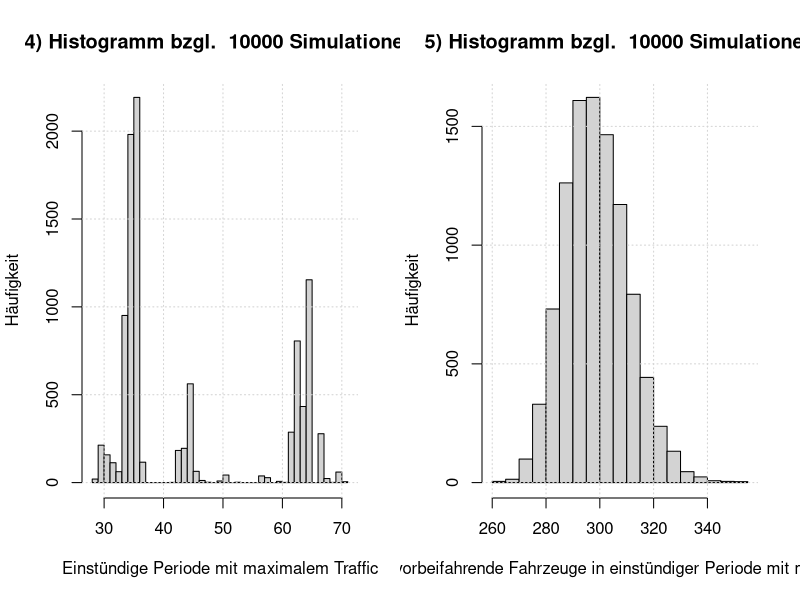
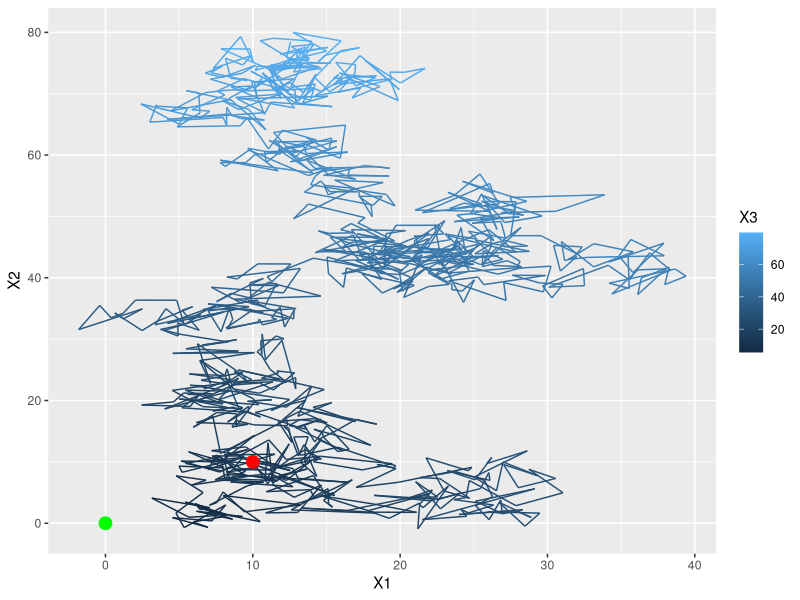
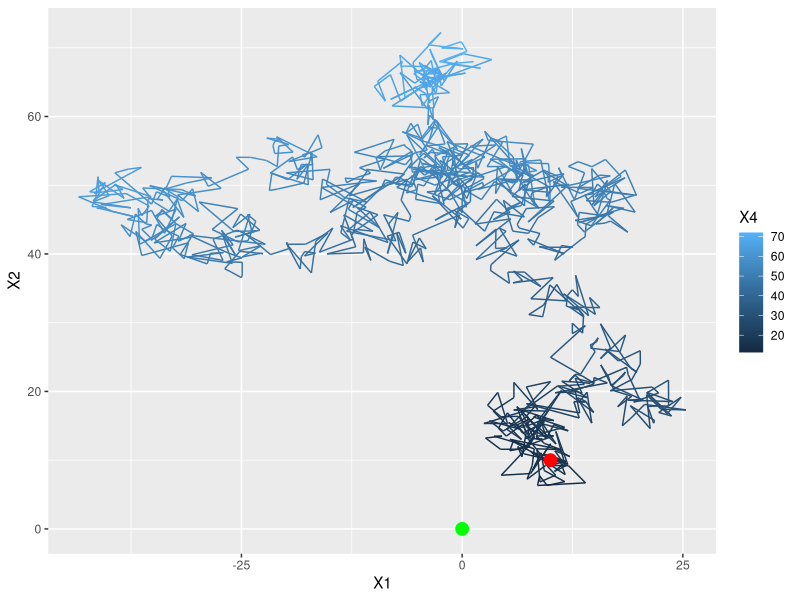

The R script that drew these images, in order: (Note: a time limit stopped this script after it produced the figures.)
## ---- chunk 1
# Load libraries
library('ggplot2')
library(xtable)
## ---- chunk 2
# Read transition matrix
P <- as.matrix(read.csv("data/lungcancer.csv"))
nStates <- dim(P)[1]

# Sanity check
apply(P, 1, sum)
## ---- chunk 3
# Method 1

fnMCMeanSteps1 <- function(x, mu, P, tailProb = 10^-3){
  # This function computes the mean number of steps needed to reach state x for
  # a Markov chain defined with initial distribution mu and transition matrix P.
  # 
  # Args:
  #   x:        Target state
  #   mu:       Initial distribution
  #   P:        Transition matrix
  #   tailProb: Tail probability to control approximation
  #   
  # Returns:
  #   Expected number of steps to reach state x for the first time
  
  # Step 0
  cumProbs <- mu[x]
  mean <- mu[x] * 0  # symbolic initialization
  
  # Step 1
  tempProb <- sum(mu[-x] * P[-x, x])
  cumProbs <- cumProbs + tempProb
  mean <- mean + tempProb * 1
  
  # Further steps
  PTilde <- diag(length(mu) - 1)  # initialize PTilde
  k <- 2
  
  while (1-cumProbs >= tailProb) {
    PTilde <- PTilde %*% P[-x, -x]  # Update PTilde
    tempProb <- mu[-x] %*% PTilde %*% P[-x, x]  # Get prob. of hitting time k
    cumProbs <- cumProbs + tempProb  # cumulate probability mass
    mean <- mean + tempProb * k  # update mean
    k <- k+1
  }
  
  # Return mean
  return(as.double(mean))
}
## ---- chunk 4
# Method 2

fnMCMeanSteps2 <- function(x, mu, P, T = 1000){
  # This function computes the mean number of steps needed to reach state x for
  # a Markov chain defined with initial distribution mu and transition matrix P.
  # This method approximates the mean using 10'000 Markov chain simulations with
  # a maximum of T steps per simulation.
  # 
  # Args:
  #   x:  Target state
  #   mu: Initial distribution
  #   P:  Transition matrix
  #   T:  Maximum length of Markov chain
  #   
  # Returns:
  #   Expected number of steps to reach state x for the first time
  
  # Number of states and simulations
  nStates <- length(mu)
  nSim <- 10^4
  
  # Initialize vector to hold number of steps taken to reach state x for the
  # first time for each simulated markov chain
  vSteps <- vector(mode = "integer", length = nSim)
  
  # Start simulation of nSim markov chains with a maximum number of T steps
  for (n in 1:nSim){
    # Sample first state
    state <- sample(1:nStates, 1, prob = mu)
    
    for (t in 2:T+1){
      if (state == x){
        # break if state is x
        vSteps[n] <- t-1  # store number of steps
        break
      } else if (t == T+1) {
        # catch if state x has not been reached in T steps with NA
        vSteps[n] <- NA
        break
      }
      
      # sample next state depending on current state
      state <- sample(1:nStates, 1, prob = P[state, ])
    }
  }

  # Return mean
  return(mean(vSteps, na.rm = TRUE))
}
## ---- chunk 5
# Define initial distribution (always begin in state 23 (Lung))
mu <- rep(0, nStates)
mu[23] <- 1

# Expected number of steps to reach certain positions (Bladder, Brain, Heart)
 
# Method 1
startTime <- Sys.time()
meanStepsBladder1 <- fnMCMeanSteps1(5, mu, P, tailProb = 10^-5)
meanStepsBrain1 <- fnMCMeanSteps1(7, mu, P, tailProb = 10^-5)
meanStepsHeart1 <- fnMCMeanSteps1(17, mu, P, tailProb = 10^-5)
endTime  <- Sys.time()
timeMethod1 <- endTime - startTime

# Method 2
set.seed(42)
startTime <- Sys.time()
meanStepsBladder2 <- fnMCMeanSteps2(5, mu, P, T = 10000)
meanStepsBrain2 <- fnMCMeanSteps2(7, mu, P, T = 10000)
meanStepsHeart2 <- fnMCMeanSteps2(17, mu, P, T = 10000)
endTime  <- Sys.time()
timeMethod2 <- endTime - startTime
## ---- chunk 6
print(xtable(matrix(c(meanStepsBladder1, meanStepsBrain1, meanStepsHeart1,
                      meanStepsBladder2, meanStepsBrain2, meanStepsHeart2),
                    ncol = 2, dimnames = list(
                      c("Bladder", "Brain", "Heart"),
                      c("Method 1", "Method 2"))
                    ),
             caption = "Expected number of steps to reach position in body."),
      comment = FALSE)
## ---- chunk 7
N <- as.matrix(read.csv("data/traffic.csv", header = TRUE))

# Get vector of 96 data points
Nt <- as.vector(t(N[,2:5]))

# Calculate lambda tilde and lambda as function of t
lambdaTildeT <- Nt
lambdaT <- 1.2 * lambdaTildeT
## ---- chunk 8
fnSimulatePoisson <- function(lambda, n) {
  # This function simulates poisson values based on vector of parameters lambda
  # 
  # Args:
  #   lambda:   Vector of parameters for poisson distribution
  #   n:        Number of simulations
  #   
  # Returns:
  #   Simulated vectors as matrix, where every row is a simulation of one day
  #   therefore the matrix as n rows.
  
  # Get random poisson distributed values for n days
  vSimulated <- rpois(length(lambda)*n, lambda)
  
  # Split data into matrix of form: mSplitted[day, quarter-hour]
  # where day goes from 1 to n and quater-hour from 1 to 96
  mSplitted <- t(matrix(vSimulated, nrow=length(lambda), ncol=n))
  
  return(mSplitted)
}

# Define number of simulations
nSimulations = 10000

# Run poisson simulation, based on parameter values from traffic.csv
mSimulation <- fnSimulatePoisson(lambdaT, nSimulations)
## ---- chunk 9
## Task 1
meanCarsPerDay <- mean(rowSums(mSimulation))

## Task 2
thousandsCar <- NULL
for(i in 1:nSimulations) {
  # Calculate cumulative sums per day (per simulation)
  cumsumDay <- cumsum(mSimulation[i,])
  
  # It's not clear if floor should ne applies only for mean, or also here
  # However, in the end the results seems to be the same
  thousandsCar[i] <- floor(max(which(cumsumDay <= 1000))/4)
}

meanThousandsCar <- floor(mean(thousandsCar))

## Task 3
# Time between 1:30 and 1:45 is at position 7
meanCarsAtNightQuarter <- mean(as.vector(mSimulation[,7]))
# The result is 0, which we can easily explain as lambda is 0 in this timeslot
# More input data, to have a more precise model, would possibly change this

## Task 4/5
maxTrafficPeriodIndices <- NULL
maxTrafficPeriodValues <- NULL
for(i in 1:nSimulations) {
  # Calculate cumulative sums per day (per simulation)
  cumsumDay <- cumsum(mSimulation[i,])
  
  # Initialize new vector
  sumHourlyPeriod <- NULL
  
  # Run from 0.0 to 23.0
  for(j in 1:(length(cumsumDay)-4)) {
    sumHourlyPeriod[j] <- cumsumDay[j+4] - cumsumDay[j]
  }
  
  # Get maximum position and store in vector
  maxTrafficPeriodIndices[i] <- which.max(sumHourlyPeriod)
  maxTrafficPeriodValues[i] <- max(sumHourlyPeriod)
}

par(mfrow = c(1,2))

hist(maxTrafficPeriodIndices,
     breaks = max(maxTrafficPeriodIndices)-min(maxTrafficPeriodIndices),
     main = paste("4) Histogramm bzgl. ", nSimulations, "Simulationen"),
     xlab = "Einstündige Periode mit maximalem Traffic", ylab = "Häufigkeit")
grid()
# where eg. 30 is the time period between 07:15 - 08:15,
# 31 is 07:30 - 08:30, and so on

hist(maxTrafficPeriodValues,
     main = paste("5) Histogramm bzgl. ", nSimulations, "Simulationen"),
     xlab = paste("Anzahl der vorbeifahrende Fahrzeuge in einstündiger Periode",
                  "mit maximalem Traffic"),
     ylab = "Häufigkeit")
grid()
## ---- chunk 10
# check if library is there
require('ggplot2')

fnRandomWalk <- function(d, x, N, R) {
  # This function generates a random walk of dimension d
  #
  #
  dfWalk = data.frame(matrix(nrow=N, ncol=d+1))
  
  n=1
  pos=x
  dfWalk[1,1:d] = pos
  dist = sqrt(sum(pos*pos))
  dfWalk[1,d+1] = dist
  
  while(n<N && R<dist) {
    # Thi is the loop handling the random walk
    rstep <- c(round(rnorm(d),2))
    pos = pos+rstep
    dist <- sqrt(sum(pos*pos))
    dfWalk[n+1,1:d] = pos+rstep
    dfWalk[n+1,d+1] = dist
    n = n+1 
  }
  # na.omit ist necessary to handle random walks exiting after n<N (made it home)
  return(na.omit(dfWalk))
}

set.seed(2567)
humanWalk <- fnRandomWalk(2, c(10,10), 1000, 3)
birdWalk <- fnRandomWalk(3, c(10,10,10), 1000, 3)
## ---- chunk 11
# Plotting human random walk
start <- data.frame(X=10, Y=10, Z=10)
goal <- data.frame(X=0, Y=0, Z=10)
p1 <- ggplot(humanWalk, aes(x=X1, y=X2, color=X3)) +
    geom_path() +
    geom_point(data=start,aes(X,Y),colour='red',size=4) +
    geom_point(data=goal,aes(X,Y),colour='green',size=4)
p1
## ---- chunk 12
# Plotting bird random walk
birdWalk <- fnRandomWalk(3, c(10,10,10), 1000, 3)
p2 <- ggplot(birdWalk, aes(x=X1, y=X2, color=X4)) +
    geom_path() +
    geom_point(data=start,aes(X,Y),colour='red',size=4) +
    geom_point(data=goal,aes(X,Y),colour='green',size=4)
p2

## ---- chunk 13

a <- proc.time()
set.seed(4579)
walks <- 1000
steps <- 10000
length <- 10000
startpos <- c(10,10,10)
R <- 3

randValsX <- matrix(rnorm(walks*steps,0,1),nrow=walks,ncol=steps)
randValsY <- matrix(rnorm(walks*steps,0,1),nrow=walks,ncol=steps)
randValsZ <- matrix(rnorm(walks*steps,0,1),nrow=walks,ncol=steps)
randValsX[,1] <- startpos[1]
randValsY[,1] <- startpos[2]
randValsZ[,1] <- startpos[3]
randValsX <- t(apply(randValsX,1,cumsum))
randValsY <- t(apply(randValsY,1,cumsum))
randValsZ <- t(apply(randValsZ,1,cumsum))

WalksH <- sqrt((randValsX^2)+(randValsY^2)) < R
WalksB <- sqrt(((randValsX^2)+(randValsY^2)+(randValsZ^2))) < R

fnWalkIn <- function(slice) {
  len <- length(slice)
  first <- match(1,slice)
  if(is.finite(first)) {
    slice[first:len] <- 1
  }
  return(slice)
}

WalksH <- t(apply(WalksH,1,fnWalkIn))
WalksB <- t(apply(WalksB,1,fnWalkIn))

b <- proc.time()
b-a
WalksInH <- apply(WalksH,2,sum)
WalksInB <- apply(WalksB,2,sum)

####################################
## ---- chunk 14
H <- qplot(x=1:length(WalksInH), y=WalksInH,geom="line", xlab="", ylab="",
      main="Walks 'home' after x steps")
B <- qplot(x=1:length(WalksInB), y=WalksInB,geom="line", xlab="", ylab="",
      main="Walks 'home' after x steps")
H
B

## ---- chunk 15
#test
